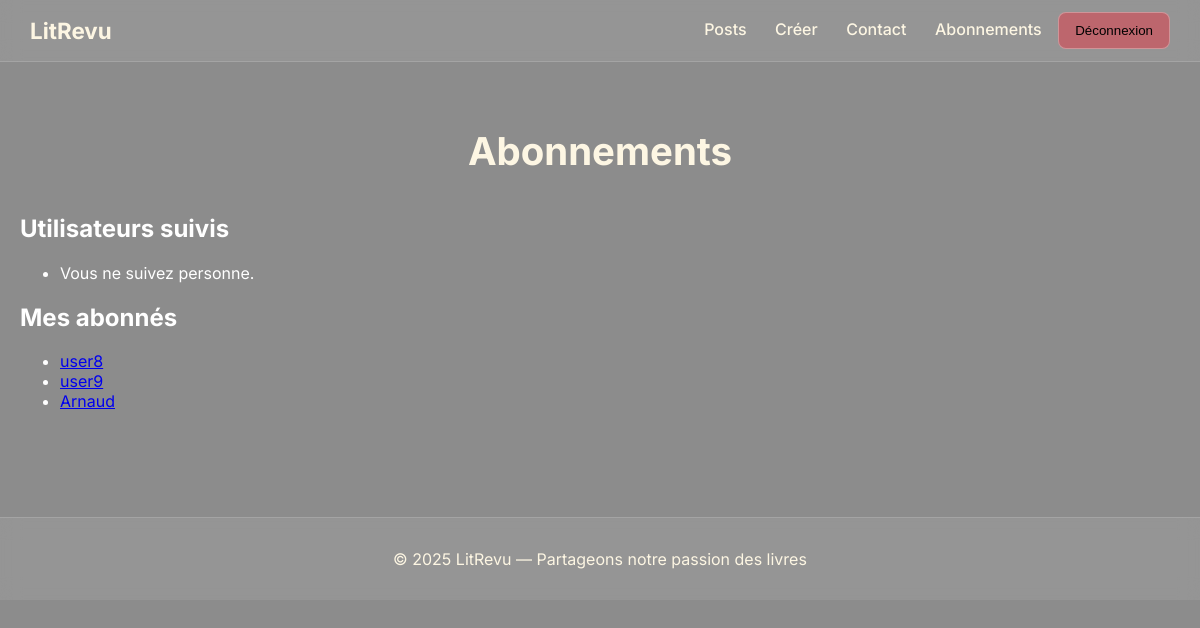
Page /following-list/ (signed in) on the earlier database version.
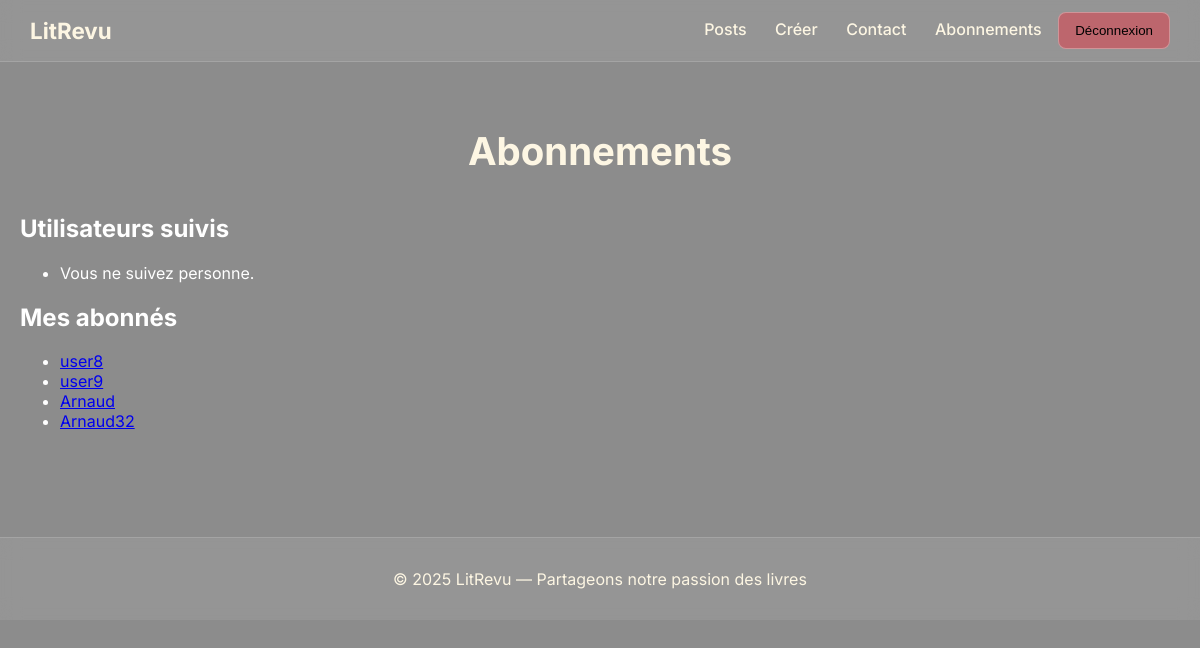
Same page on the later database version.
### blog/models.py (models this page shows, shortened)
class Follow(models.Model):
    follower = models.ForeignKey(User, on_delete=models.CASCADE, related_name="following")
    followed = models.ForeignKey(User, on_delete=models.CASCADE, related_name="followers")
    created_at = models.DateTimeField(auto_now_add=True)
    class Meta:
        unique_together = ("follower", "followed")

### authentication/models.py (models this page shows)
class User(AbstractUser):
    CREATOR = 'CREATOR'
    SUBSCRIBER = 'SUBSCRIBER'
    ROLE_CHOICES = (
        (CREATOR, 'Créateur'),
        (SUBSCRIBER, 'Abonné'),
    )
    profile_photo = models.ImageField(verbose_name='Photo de profil')
    role = models.CharField(max_length=30, choices=ROLE_CHOICES, verbose_name='Rôle')

### blog/views.py (the view)
# urls.py: path('following-list/', blog.views.show_following, name='following-list'),
@login_required
def show_following(request):
    following = request.user.following.all()
    followers = request.user.followers.all()
    return render(request, 'blog/following_list.html', {
        'following': following,
        'followers': followers,
    })

### blog/templates/blog/following_list.html
{% extends 'base.html' %}
{% block content %}
<h1>Abonnements</h1>
<h2>Utilisateurs suivis</h2>
<ul>
    {% for f in following %}
        <li>
            <a href="{% url 'profile' f.followed.username %}">{{ f.followed.username }}</a>
        </li>
    {% empty %}
        <li>Vous ne suivez personne.</li>
    {% endfor %}
</ul>
<h2>Mes abonnés</h2>
<ul>
    {% for f in followers %}
        <li><a href="{% url 'profile' f.follower.username %}">{{ f.follower.username }}</a></li>
    {% empty %}
        <li>Aucun abonné.</li>
    {% endfor %}
</ul>
{% endblock %}

Differences in the rows shown:
added Follow: follower.username "Arnaud32"
